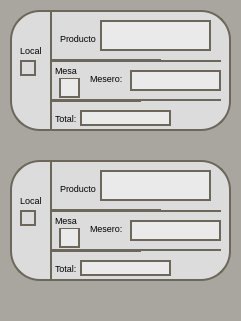
    <widget class="QWidget" name="widget_13" native="true">
     <property name="geometry">
      <rect>
       <x>30</x>
       <y>50</y>
       <width>241</width>
       <height>321</height>
      </rect>
     </property>
     <property name="styleSheet">
      <string notr="true">background-color: rgb(168, 166, 159);
border-radius:20px;
border:2px soild #6B675A;</string>
     </property>
     <widget class="Line" name="line_16">
      <property name="geometry">
       <rect>
        <x>110</x>
        <y>300</y>
        <width>431</width>
        <height>31</height>
       </rect>
      </property>
      <property name="styleSheet">
       <string notr="true">border-right:none;</string>
      </property>
      <property name="orientation">
       <enum>Qt::Horizontal</enum>
      </property>
     </widget>
     <widget class="QWidget" name="widget_8" native="true">
      <property name="geometry">
       <rect>
        <x>10</x>
        <y>10</y>
        <width>221</width>
        <height>121</height>
       </rect>
      </property>
      <property name="styleSheet">
       <string notr="true">background-color: rgb(255, 255, 255);
background-color: rgb(220, 220, 220);
border: 2px solid #6B675A;
border-radius: 30px;</string>
      </property>
      <widget class="QLabel" name="label_42">
       <property name="geometry">
        <rect>
         <x>10</x>
         <y>30</y>
         <width>21</width>
         <height>20</height>
        </rect>
       </property>
       <property name="font">
        <font>
         <family>MS Shell Dlg 2</family>
         <pointsize>7</pointsize>
         <weight>50</weight>
         <italic>false</italic>
         <bold>false</bold>
        </font>
       </property>
       <property name="styleSheet">
        <string notr="true">border: none;
font: 7pt &quot;MS Shell Dlg 2&quot;;</string>
       </property>
       <property name="text">
        <string>Local</string>
       </property>
      </widget>
      <widget class="QLabel" name="label_44">
       <property name="geometry">
        <rect>
         <x>50</x>
         <y>2</y>
         <width>91</width>
         <height>16</height>
        </rect>
       </property>
       <property name="font">
        <font>
         <family>MS Shell Dlg 2</family>
         <pointsize>7</pointsize>
         <weight>50</weight>
         <italic>false</italic>
         <bold>false</bold>
        </font>
       </property>
       <property name="styleSheet">
        <string notr="true">border:none;
font: 7pt &quot;MS Shell Dlg 2&quot;;</string>
       </property>
       <property name="text">
        <string>Producto</string>
       </property>
      </widget>
      <widget class="QLabel" name="label_46">
       <property name="geometry">
        <rect>
         <x>50</x>
         <y>100</y>
         <width>31</width>
         <height>16</height>
        </rect>
       </property>
       <property name="font">
        <font>
         <family>MS Shell Dlg 2</family>
         <pointsize>7</pointsize>
         <weight>50</weight>
         <italic>false</italic>
         <bold>false</bold>
        </font>
       </property>
       <property name="styleSheet">
        <string notr="true">border:none;
font: 7pt &quot;MS Shell Dlg 2&quot;;</string>
       </property>
       <property name="text">
        <string>Total:</string>
       </property>
      </widget>
      <widget class="QLabel" name="label_100">
       <property name="geometry">
        <rect>
         <x>10</x>
         <y>50</y>
         <width>16</width>
         <height>16</height>
        </rect>
       </property>
       <property name="text">
        <string/>
       </property>
      </widget>
      <widget class="QLabel" name="label_101">
       <property name="geometry">
        <rect>
         <x>50</x>
         <y>17</y>
         <width>101</width>
         <height>31</height>
        </rect>
       </property>
       <property name="styleSheet">
        <string notr="true">background-color: rgb(234, 234, 234);</string>
       </property>
       <property name="text">
        <string/>
       </property>
      </widget>
      <widget class="Line" name="line_39">
       <property name="geometry">
        <rect>
         <x>40</x>
         <y>0</y>
         <width>111</width>
         <height>51</height>
        </rect>
       </property>
       <property name="styleSheet">
        <string notr="true">border-right:0;</string>
       </property>
       <property name="orientation">
        <enum>Qt::Horizontal</enum>
       </property>
      </widget>
      <widget class="Line" name="line_40">
       <property name="geometry">
        <rect>
         <x>40</x>
         <y>50</y>
         <width>171</width>
         <height>41</height>
        </rect>
       </property>
       <property name="styleSheet">
        <string notr="true">border-right:none;</string>
       </property>
       <property name="orientation">
        <enum>Qt::Horizontal</enum>
       </property>
      </widget>
      <widget class="QLabel" name="label_102">
       <property name="geometry">
        <rect>
         <x>80</x>
         <y>60</y>
         <width>71</width>
         <height>16</height>
        </rect>
       </property>
       <property name="font">
        <font>
         <family>MS Shell Dlg 2</family>
         <pointsize>7</pointsize>
         <weight>50</weight>
         <italic>false</italic>
         <bold>false</bold>
        </font>
       </property>
       <property name="styleSheet">
        <string notr="true">border:none;
font: 7pt &quot;MS Shell Dlg 2&quot;;</string>
       </property>
       <property name="text">
        <string>Mesero:</string>
       </property>
      </widget>
      <widget class="QLabel" name="label_103">
       <property name="geometry">
        <rect>
         <x>70</x>
         <y>100</y>
         <width>91</width>
         <height>16</height>
        </rect>
       </property>
       <property name="styleSheet">
        <string notr="true">background-color: rgb(234, 234, 234);</string>
       </property>
       <property name="text">
        <string/>
       </property>
      </widget>
      <widget class="Line" name="line_41">
       <property name="geometry">
        <rect>
         <x>40</x>
         <y>90</y>
         <width>91</width>
         <height>31</height>
        </rect>
       </property>
       <property name="styleSheet">
        <string notr="true">border-right:none;</string>
       </property>
       <property name="orientation">
        <enum>Qt::Horizontal</enum>
       </property>
      </widget>
      <widget class="QLabel" name="label_104">
       <property name="geometry">
        <rect>
         <x>45</x>
         <y>100</y>
         <width>31</width>
         <height>16</height>
        </rect>
       </property>
       <property name="font">
        <font>
         <family>MS Shell Dlg 2</family>
         <pointsize>7</pointsize>
         <weight>50</weight>
         <italic>false</italic>
         <bold>false</bold>
        </font>
       </property>
       <property name="styleSheet">
        <string notr="true">border:none;
font: 7pt &quot;MS Shell Dlg 2&quot;;</string>
       </property>
       <property name="text">
        <string>Total:</string>
       </property>
      </widget>
      <widget class="QLabel" name="label_105">
       <property name="geometry">
        <rect>
         <x>70</x>
         <y>100</y>
         <width>91</width>
         <height>16</height>
        </rect>
       </property>
       <property name="styleSheet">
        <string notr="true">background-color: rgb(234, 234, 234);</string>
       </property>
       <property name="text">
        <string/>
       </property>
      </widget>
      <widget class="QLabel" name="label_106">
       <property name="geometry">
        <rect>
         <x>90</x>
         <y>10</y>
         <width>111</width>
         <height>31</height>
        </rect>
       </property>
       <property name="styleSheet">
        <string notr="true">background-color: rgb(234, 234, 234);</string>
       </property>
       <property name="text">
        <string/>
       </property>
      </widget>
      <widget class="QLabel" name="label_107">
       <property name="geometry">
        <rect>
         <x>50</x>
         <y>20</y>
         <width>91</width>
         <height>16</height>
        </rect>
       </property>
       <property name="font">
        <font>
         <family>MS Shell Dlg 2</family>
         <pointsize>7</pointsize>
         <weight>50</weight>
         <italic>false</italic>
         <bold>false</bold>
        </font>
       </property>
       <property name="styleSheet">
        <string notr="true">border:none;
font: 7pt &quot;MS Shell Dlg 2&quot;;</string>
       </property>
       <property name="text">
        <string>Producto</string>
       </property>
      </widget>
      <widget class="QLabel" name="label_108">
       <property name="geometry">
        <rect>
         <x>49</x>
         <y>67</y>
         <width>21</width>
         <height>21</height>
        </rect>
       </property>
       <property name="styleSheet">
        <string notr="true">background-color: rgb(234, 234, 234);</string>
       </property>
       <property name="text">
        <string/>
       </property>
      </widget>
      <widget class="QLabel" name="label_109">
       <property name="geometry">
        <rect>
         <x>45</x>
         <y>52</y>
         <width>31</width>
         <height>16</height>
        </rect>
       </property>
       <property name="font">
        <font>
         <family>MS Shell Dlg 2</family>
         <pointsize>7</pointsize>
         <weight>50</weight>
         <italic>false</italic>
         <bold>false</bold>
        </font>
       </property>
       <property name="styleSheet">
        <string notr="true">border:none;
font: 7pt &quot;MS Shell Dlg 2&quot;;</string>
       </property>
       <property name="text">
        <string>Mesa</string>
       </property>
      </widget>
      <widget class="QLabel" name="label_110">
       <property name="geometry">
        <rect>
         <x>120</x>
         <y>60</y>
         <width>91</width>
         <height>21</height>
        </rect>
       </property>
       <property name="styleSheet">
        <string notr="true">background-color: rgb(234, 234, 234);</string>
       </property>
       <property name="text">
        <string/>
       </property>
      </widget>
      <zorder>label_42</zorder>
      <zorder>label_44</zorder>
      <zorder>label_46</zorder>
      <zorder>label_100</zorder>
      <zorder>label_101</zorder>
      <zorder>line_39</zorder>
      <zorder>line_40</zorder>
      <zorder>label_102</zorder>
      <zorder>label_103</zorder>
      <zorder>line_41</zorder>
      <zorder>label_104</zorder>
      <zorder>label_105</zorder>
      <zorder>label_107</zorder>
      <zorder>label_108</zorder>
      <zorder>label_109</zorder>
      <zorder>label_110</zorder>
      <zorder>label_106</zorder>
     </widget>
     <widget class="QWidget" name="widget_10" native="true">
      <property name="geometry">
       <rect>
        <x>10</x>
        <y>160</y>
        <width>221</width>
        <height>121</height>
       </rect>
      </property>
      <property name="styleSheet">
       <string notr="true">background-color: rgb(255, 255, 255);
background-color: rgb(220, 220, 220);
border: 2px solid #6B675A;
border-radius: 30px;</string>
      </property>
      <widget class="QLabel" name="label_47">
       <property name="geometry">
        <rect>
         <x>10</x>
         <y>30</y>
         <width>21</width>
         <height>20</height>
        </rect>
       </property>
       <property name="font">
        <font>
         <family>MS Shell Dlg 2</family>
         <pointsize>7</pointsize>
         <weight>50</weight>
         <italic>false</italic>
         <bold>false</bold>
        </font>
       </property>
       <property name="styleSheet">
        <string notr="true">border: none;
font: 7pt &quot;MS Shell Dlg 2&quot;;</string>
       </property>
       <property name="text">
        <string>Local</string>
       </property>
      </widget>
      <widget class="QLabel" name="label_48">
       <property name="geometry">
        <rect>
         <x>50</x>
         <y>2</y>
         <width>91</width>
         <height>16</height>
        </rect>
       </property>
       <property name="font">
        <font>
         <family>MS Shell Dlg 2</family>
         <pointsize>7</pointsize>
         <weight>50</weight>
         <italic>false</italic>
         <bold>false</bold>
        </font>
       </property>
       <property name="styleSheet">
        <string notr="true">border:none;
font: 7pt &quot;MS Shell Dlg 2&quot;;</string>
       </property>
       <property name="text">
        <string>Producto</string>
       </property>
      </widget>
      <widget class="QLabel" name="label_49">
       <property name="geometry">
        <rect>
         <x>50</x>
         <y>100</y>
         <width>31</width>
         <height>16</height>
        </rect>
       </property>
       <property name="font">
        <font>
         <family>MS Shell Dlg 2</family>
         <pointsize>7</pointsize>
         <weight>50</weight>
         <italic>false</italic>
         <bold>false</bold>
        </font>
       </property>
       <property name="styleSheet">
        <string notr="true">border:none;
font: 7pt &quot;MS Shell Dlg 2&quot;;</string>
       </property>
       <property name="text">
        <string>Total:</string>
       </property>
      </widget>
      <widget class="QLabel" name="label_111">
       <property name="geometry">
        <rect>
         <x>10</x>
         <y>50</y>
         <width>16</width>
         <height>16</height>
        </rect>
       </property>
       <property name="text">
        <string/>
       </property>
      </widget>
      <widget class="QLabel" name="label_112">
       <property name="geometry">
        <rect>
         <x>50</x>
         <y>17</y>
         <width>101</width>
         <height>31</height>
        </rect>
       </property>
       <property name="styleSheet">
        <string notr="true">background-color: rgb(234, 234, 234);</string>
       </property>
       <property name="text">
        <string/>
       </property>
      </widget>
      <widget class="Line" name="line_42">
       <property name="geometry">
        <rect>
         <x>40</x>
         <y>0</y>
         <width>111</width>
         <height>51</height>
        </rect>
       </property>
       <property name="styleSheet">
        <string notr="true">border-right:0;</string>
       </property>
       <property name="orientation">
        <enum>Qt::Horizontal</enum>
       </property>
      </widget>
      <widget class="Line" name="line_43">
       <property name="geometry">
        <rect>
         <x>40</x>
         <y>50</y>
         <width>171</width>
         <height>41</height>
        </rect>
       </property>
       <property name="styleSheet">
        <string notr="true">border-right:none;</string>
       </property>
       <property name="orientation">
        <enum>Qt::Horizontal</enum>
       </property>
      </widget>
      <widget class="QLabel" name="label_113">
       <property name="geometry">
        <rect>
         <x>80</x>
         <y>60</y>
         <width>71</width>
         <height>16</height>
        </rect>
       </property>
       <property name="font">
        <font>
         <family>MS Shell Dlg 2</family>
         <pointsize>7</pointsize>
         <weight>50</weight>
         <italic>false</italic>
         <bold>false</bold>
        </font>
       </property>
       <property name="styleSheet">
        <string notr="true">border:none;
font: 7pt &quot;MS Shell Dlg 2&quot;;</string>
       </property>
       <property name="text">
        <string>Mesero:</string>
       </property>
      </widget>
      <widget class="QLabel" name="label_114">
       <property name="geometry">
        <rect>
         <x>70</x>
         <y>100</y>
         <width>91</width>
         <height>16</height>
        </rect>
       </property>
       <property name="styleSheet">
        <string notr="true">background-color: rgb(234, 234, 234);</string>
       </property>
       <property name="text">
        <string/>
       </property>
      </widget>
      <widget class="Line" name="line_44">
       <property name="geometry">
        <rect>
         <x>40</x>
         <y>90</y>
         <width>91</width>
         <height>31</height>
        </rect>
       </property>
       <property name="styleSheet">
        <string notr="true">border-right:none;</string>
       </property>
       <property name="orientation">
        <enum>Qt::Horizontal</enum>
       </property>
      </widget>
      <widget class="QLabel" name="label_115">
       <property name="geometry">
        <rect>
         <x>45</x>
         <y>100</y>
         <width>31</width>
         <height>16</height>
        </rect>
       </property>
       <property name="font">
        <font>
         <family>MS Shell Dlg 2</family>
         <pointsize>7</pointsize>
         <weight>50</weight>
         <italic>false</italic>
         <bold>false</bold>
        </font>
       </property>
       <property name="styleSheet">
        <string notr="true">border:none;
font: 7pt &quot;MS Shell Dlg 2&quot;;</string>
       </property>
       <property name="text">
        <string>Total:</string>
       </property>
      </widget>
      <widget class="QLabel" name="label_116">
       <property name="geometry">
        <rect>
         <x>70</x>
         <y>100</y>
         <width>91</width>
         <height>16</height>
        </rect>
       </property>
       <property name="styleSheet">
        <string notr="true">background-color: rgb(234, 234, 234);</string>
       </property>
       <property name="text">
        <string/>
       </property>
      </widget>
      <widget class="QLabel" name="label_117">
       <property name="geometry">
        <rect>
         <x>90</x>
         <y>10</y>
         <width>111</width>
         <height>31</height>
        </rect>
       </property>
       <property name="styleSheet">
        <string notr="true">background-color: rgb(234, 234, 234);</string>
       </property>
       <property name="text">
        <string/>
       </property>
      </widget>
      <widget class="QLabel" name="label_118">
       <property name="geometry">
        <rect>
         <x>50</x>
         <y>20</y>
         <width>91</width>
         <height>16</height>
        </rect>
       </property>
       <property name="font">
        <font>
         <family>MS Shell Dlg 2</family>
         <pointsize>7</pointsize>
         <weight>50</weight>
         <italic>false</italic>
         <bold>false</bold>
        </font>
       </property>
       <property name="styleSheet">
        <string notr="true">border:none;
font: 7pt &quot;MS Shell Dlg 2&quot;;</string>
       </property>
       <property name="text">
        <string>Producto</string>
       </property>
      </widget>
      <widget class="QLabel" name="label_119">
       <property name="geometry">
        <rect>
         <x>49</x>
         <y>67</y>
         <width>21</width>
         <height>21</height>
        </rect>
       </property>
       <property name="styleSheet">
        <string notr="true">background-color: rgb(234, 234, 234);</string>
       </property>
       <property name="text">
        <string/>
       </property>
      </widget>
      <widget class="QLabel" name="label_120">
       <property name="geometry">
        <rect>
         <x>45</x>
         <y>52</y>
         <width>31</width>
         <height>16</height>
        </rect>
       </property>
       <property name="font">
        <font>
         <family>MS Shell Dlg 2</family>
         <pointsize>7</pointsize>
         <weight>50</weight>
         <italic>false</italic>
         <bold>false</bold>
        </font>
       </property>
       <property name="styleSheet">
        <string notr="true">border:none;
font: 7pt &quot;MS Shell Dlg 2&quot;;</string>
       </property>
       <property name="text">
        <string>Mesa</string>
       </property>
      </widget>
      <widget class="QLabel" name="label_121">
       <property name="geometry">
        <rect>
         <x>120</x>
         <y>60</y>
         <width>91</width>
         <height>21</height>
        </rect>
       </property>
       <property name="styleSheet">
        <string notr="true">background-color: rgb(234, 234, 234);</string>
       </property>
       <property name="text">
        <string/>
       </property>
      </widget>
      <zorder>label_47</zorder>
      <zorder>label_48</zorder>
      <zorder>label_49</zorder>
      <zorder>label_111</zorder>
      <zorder>label_112</zorder>
      <zorder>line_42</zorder>
      <zorder>line_43</zorder>
      <zorder>label_113</zorder>
      <zorder>label_114</zorder>
      <zorder>line_44</zorder>
      <zorder>label_115</zorder>
      <zorder>label_116</zorder>
      <zorder>label_118</zorder>
      <zorder>label_119</zorder>
      <zorder>label_120</zorder>
      <zorder>label_121</zorder>
      <zorder>label_117</zorder>
     </widget>
    </widget>
